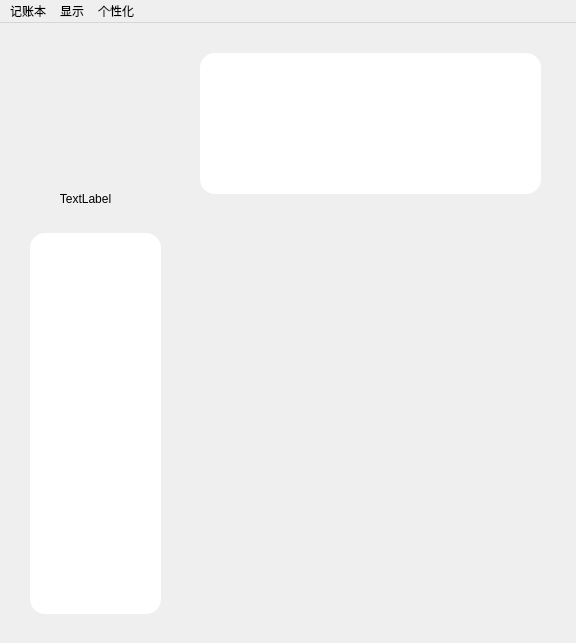
<?xml version="1.0" encoding="UTF-8"?>
<ui version="4.0">
 <class>MainWindow</class>
 <widget class="QMainWindow" name="MainWindow">
  <property name="geometry">
   <rect>
    <x>0</x>
    <y>0</y>
    <width>576</width>
    <height>643</height>
   </rect>
  </property>
  <property name="windowTitle">
   <string>记账本</string>
  </property>
  <widget class="QWidget" name="centralwidget">
   <widget class="QLabel" name="Name">
    <property name="geometry">
     <rect>
      <x>20</x>
      <y>160</y>
      <width>131</width>
      <height>31</height>
     </rect>
    </property>
    <property name="frameShape">
     <enum>QFrame::NoFrame</enum>
    </property>
    <property name="text">
     <string>TextLabel</string>
    </property>
    <property name="alignment">
     <set>Qt::AlignCenter</set>
    </property>
   </widget>
   <widget class="QWidget" name="fenbu" native="true">
    <property name="geometry">
     <rect>
      <x>30</x>
      <y>210</y>
      <width>131</width>
      <height>381</height>
     </rect>
    </property>
    <property name="styleSheet">
     <string notr="true">QWidget{background-color:white;border-radius:15px}</string>
    </property>
   </widget>
   <widget class="QWidget" name="neirong" native="true">
    <property name="geometry">
     <rect>
      <x>200</x>
      <y>210</y>
      <width>341</width>
      <height>381</height>
     </rect>
    </property>
    <property name="styleSheet">
     <string notr="true"/>
    </property>
   </widget>
   <widget class="QWidget" name="shouzhi" native="true">
    <property name="geometry">
     <rect>
      <x>200</x>
      <y>30</y>
      <width>341</width>
      <height>141</height>
     </rect>
    </property>
    <property name="styleSheet">
     <string notr="true">QWidget{background-color:white;border-radius:15px}</string>
    </property>
   </widget>
   <widget class="QWidget" name="touxiang" native="true">
    <property name="geometry">
     <rect>
      <x>20</x>
      <y>30</y>
      <width>131</width>
      <height>131</height>
     </rect>
    </property>
   </widget>
   <zorder>touxiang</zorder>
   <zorder>fenbu</zorder>
   <zorder>Name</zorder>
   <zorder>neirong</zorder>
   <zorder>shouzhi</zorder>
  </widget>
  <widget class="QMenuBar" name="menubar">
   <property name="geometry">
    <rect>
     <x>0</x>
     <y>0</y>
     <width>576</width>
     <height>24</height>
    </rect>
   </property>
   <property name="defaultUp">
    <bool>false</bool>
   </property>
   <property name="nativeMenuBar">
    <bool>false</bool>
   </property>
   <widget class="QMenu" name="menu">
    <property name="title">
     <string>记账本</string>
    </property>
    <addaction name="actionsave"/>
    <addaction name="actionshouru"/>
    <addaction name="separator"/>
    <addaction name="actiontuichu"/>
   </widget>
   <widget class="QMenu" name="menu_2">
    <property name="title">
     <string>显示</string>
    </property>
    <addaction name="actionthreeday"/>
    <addaction name="actiononeweek"/>
    <addaction name="actiononemonth"/>
    <addaction name="actiononeyear"/>
    <addaction name="actionall"/>
   </widget>
   <widget class="QMenu" name="menu_4">
    <property name="title">
     <string>个性化</string>
    </property>
    <addaction name="changeheadpicture"/>
    <addaction name="changename"/>
   </widget>
   <addaction name="menu"/>
   <addaction name="menu_2"/>
   <addaction name="menu_4"/>
  </widget>
  <action name="actionhuanhao">
   <property name="text">
    <string>切换账号</string>
   </property>
  </action>
  <action name="actiontuichu">
   <property name="text">
    <string>退出</string>
   </property>
   <property name="iconText">
    <string>退出</string>
   </property>
  </action>
  <action name="changeheadpicture">
   <property name="text">
    <string>头像</string>
   </property>
  </action>
  <action name="changename">
   <property name="text">
    <string>名字</string>
   </property>
  </action>
  <action name="actionyinshi">
   <property name="text">
    <string>饮食</string>
   </property>
  </action>
  <action name="actiongouwu">
   <property name="text">
    <string>购物</string>
   </property>
  </action>
  <action name="actionjiaotong">
   <property name="text">
    <string>交通</string>
   </property>
  </action>
  <action name="actionshejiao">
   <property name="text">
    <string>社交</string>
   </property>
  </action>
  <action name="actionshenghuoyongping">
   <property name="text">
    <string>生活用品</string>
   </property>
  </action>
  <action name="actiongudingzhichu">
   <property name="text">
    <string>固定支出</string>
   </property>
  </action>
  <action name="actionthreeday">
   <property name="text">
    <string>近三天</string>
   </property>
  </action>
  <action name="actiononeweek">
   <property name="text">
    <string>近七天</string>
   </property>
  </action>
  <action name="actiononemonth">
   <property name="text">
    <string>近一个月</string>
   </property>
  </action>
  <action name="actiononeyear">
   <property name="text">
    <string>近一年</string>
   </property>
  </action>
  <action name="actionall">
   <property name="text">
    <string>所有</string>
   </property>
  </action>
  <action name="actionsave">
   <property name="text">
    <string>保存</string>
   </property>
  </action>
  <action name="actionshouru">
   <property name="text">
    <string>收入</string>
   </property>
  </action>
 </widget>
 <resources/>
 <connections/>
</ui>
